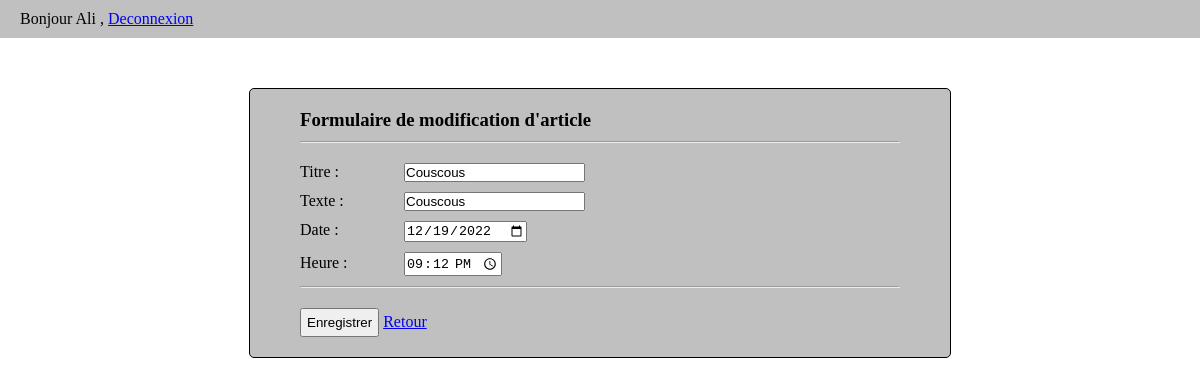
The app's page /index.php?commande=form_modification_article&id_article=7 (signed in) with its own data.
### tables this page shows
CREATE TABLE `article` (
  `id_article` int NOT NULL,
  `titre` varchar(50) NOT NULL,
  `texte` text NOT NULL,
  `date_article` date NOT NULL,
  `time_article` time NOT NULL,
  `id_auteur` int NOT NULL
);

### modele.php (called while the page is built, shortened)
<?php
function connectDB(){
    $c = mysqli_connect(SERVER, USERNAME, PASSWORD, DBNAME);
    mysqli_query($c, "SET NAMES 'utf8'");
    return $c;
}
$connexion = connectDB();
function obtenir_article_par_id($id_article){
    global $connexion;
    $sql = "SELECT * FROM article WHERE id_article = $id_article ";
    $requete = $connexion->prepare($sql);
    $requete->execute();
    $result = $requete->get_result();
    return $result;
}

### vues/form_modification_article.php (the view, shortened to what this page needs)
<div class="formulaire">
    <h3>Formulaire de modification d'article</h3>
    <hr>
    <form method="post" action="index.php?commande=modifier_article">
        <div class="form-group">
            <label for="titre">Titre :</label>
            <input type="text" name="titre" value="<?= htmlspecialchars($article["titre"])?>"/>
        </div>
        <div class="form-group">
            <label for="texte">Texte :</label>
            <input type="text" name="texte" value="<?= htmlspecialchars($article["texte"])?>"/>
        </div>
        <div class="form-group">
        <label for="date_article">Date :</label>
            <input type="date" name="date_article" value="<?= $article["date_article"]?>"/>
        </div>
        <div class="form-group">
        <label for="time_article">Heure :</label>
            <input type="time" name="time_article" value="<?= $article["time_article"]?>"/>
        </div>
        <hr>
        <input type="submit" name="btnEnregister" value="Enregistrer"/>
        <a href='index.php'>Retour</a>
    </form>
</div>

### styles/style.css (style rules this page uses)
* { margin: 0; padding: 0; }
input[type='submit'] { padding: 5px; }
hr { margin-top: 10px; margin-bottom: 20px; }
.form-group { margin-top: 10x; margin-bottom: 10px; }
.formulaire,.inscription { margin-top: 50px; margin-left: auto; margin-right: auto; background: silver; border: 1px solid; border-radius: 5px; padding: 20px 50px; width: 600px; }
.formulaire label { display: inline-block; width: 100px; }

### records on screen
article: titre "Couscous", texte "Couscous", date_article "12/19/2022", time_article "21:12:00"

### other values on screen
auteurConneter() "Ali"
